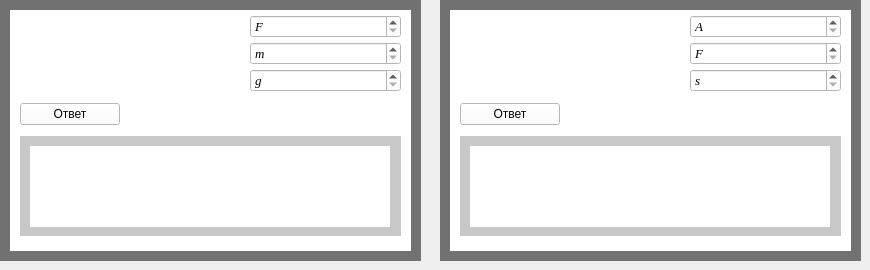
      <widget class="QWidget" name="tab_3">
       <attribute name="title">
        <string>механическая работа</string>
       </attribute>
       <widget class="QWidget" name="widget_21" native="true">
        <property name="geometry">
         <rect>
          <x>0</x>
          <y>0</y>
          <width>421</width>
          <height>261</height>
         </rect>
        </property>
        <property name="styleSheet">
         <string notr="true">background-color: rgb(0, 0, 0);
background-color: rgb(113, 113, 113);</string>
        </property>
        <widget class="QWidget" name="widget_22" native="true">
         <property name="geometry">
          <rect>
           <x>10</x>
           <y>10</y>
           <width>401</width>
           <height>241</height>
          </rect>
         </property>
         <property name="styleSheet">
          <string notr="true">background-color: rgb(255, 255, 255);</string>
         </property>
         <widget class="QWidget" name="verticalLayoutWidget_28">
          <property name="geometry">
           <rect>
            <x>10</x>
            <y>0</y>
            <width>381</width>
            <height>231</height>
           </rect>
          </property>
          <layout class="QVBoxLayout" name="verticalLayout_34">
           <item>
            <layout class="QHBoxLayout" name="horizontalLayout_19">
             <property name="spacing">
              <number>50</number>
             </property>
             <item>
              <widget class="QLabel" name="label_37">
               <property name="minimumSize">
                <size>
                 <width>180</width>
                 <height>0</height>
                </size>
               </property>
               <property name="styleSheet">
                <string notr="true">background-color: rgb(255, 255, 255);</string>
               </property>
               <property name="text">
                <string/>
               </property>
               <property name="pixmap">
                <pixmap>D:/Downloads/Снимок экрана (15).png</pixmap>
               </property>
              </widget>
             </item>
             <item>
              <layout class="QVBoxLayout" name="verticalLayout_13">
               <property name="spacing">
                <number>4</number>
               </property>
               <item>
                <widget class="QSpinBox" name="spinBox_35">
                 <property name="font">
                  <font>
                   <family>Times New Roman</family>
                   <pointsize>10</pointsize>
                   <italic>true</italic>
                  </font>
                 </property>
                 <property name="specialValueText">
                  <string>F</string>
                 </property>
                 <property name="maximum">
                  <number>1000000000</number>
                 </property>
                </widget>
               </item>
               <item>
                <widget class="QSpinBox" name="spinBox_33">
                 <property name="font">
                  <font>
                   <family>Times New Roman</family>
                   <pointsize>10</pointsize>
                   <italic>true</italic>
                  </font>
                 </property>
                 <property name="specialValueText">
                  <string>m</string>
                 </property>
                 <property name="maximum">
                  <number>1000000000</number>
                 </property>
                </widget>
               </item>
               <item>
                <widget class="QSpinBox" name="spinBox_34">
                 <property name="font">
                  <font>
                   <family>Times New Roman</family>
                   <pointsize>10</pointsize>
                   <italic>true</italic>
                  </font>
                 </property>
                 <property name="specialValueText">
                  <string>g</string>
                 </property>
                 <property name="maximum">
                  <number>1000000000</number>
                 </property>
                </widget>
               </item>
              </layout>
             </item>
            </layout>
           </item>
           <item>
            <widget class="QPushButton" name="pushButton_6">
             <property name="minimumSize">
              <size>
               <width>100</width>
               <height>0</height>
              </size>
             </property>
             <property name="maximumSize">
              <size>
               <width>100</width>
               <height>16777215</height>
              </size>
             </property>
             <property name="text">
              <string>Ответ</string>
             </property>
            </widget>
           </item>
           <item>
            <widget class="QWidget" name="widget_67" native="true">
             <property name="minimumSize">
              <size>
               <width>0</width>
               <height>100</height>
              </size>
             </property>
             <property name="maximumSize">
              <size>
               <width>400</width>
               <height>100</height>
              </size>
             </property>
             <property name="styleSheet">
              <string notr="true">background-color: rgb(200, 200, 200);</string>
             </property>
             <widget class="QLabel" name="label_32">
              <property name="geometry">
               <rect>
                <x>10</x>
                <y>10</y>
                <width>360</width>
                <height>81</height>
               </rect>
              </property>
              <property name="minimumSize">
               <size>
                <width>360</width>
                <height>0</height>
               </size>
              </property>
              <property name="maximumSize">
               <size>
                <width>360</width>
                <height>16777215</height>
               </size>
              </property>
              <property name="styleSheet">
               <string notr="true">background-color: rgb(255, 255, 255);</string>
              </property>
              <property name="text">
               <string/>
              </property>
             </widget>
            </widget>
           </item>
          </layout>
         </widget>
        </widget>
       </widget>
       <widget class="QWidget" name="widget_23" native="true">
        <property name="geometry">
         <rect>
          <x>440</x>
          <y>0</y>
          <width>421</width>
          <height>261</height>
         </rect>
        </property>
        <property name="styleSheet">
         <string notr="true">background-color: rgb(0, 0, 0);
background-color: rgb(113, 113, 113);</string>
        </property>
        <widget class="QWidget" name="widget_24" native="true">
         <property name="geometry">
          <rect>
           <x>10</x>
           <y>10</y>
           <width>401</width>
           <height>241</height>
          </rect>
         </property>
         <property name="styleSheet">
          <string notr="true">background-color: rgb(255, 255, 255);</string>
         </property>
         <widget class="QWidget" name="verticalLayoutWidget_29">
          <property name="geometry">
           <rect>
            <x>10</x>
            <y>0</y>
            <width>381</width>
            <height>231</height>
           </rect>
          </property>
          <layout class="QVBoxLayout" name="verticalLayout_35">
           <item>
            <layout class="QHBoxLayout" name="horizontalLayout_20">
             <property name="spacing">
              <number>50</number>
             </property>
             <item>
              <widget class="QLabel" name="label_39">
               <property name="minimumSize">
                <size>
                 <width>180</width>
                 <height>0</height>
                </size>
               </property>
               <property name="styleSheet">
                <string notr="true">background-color: rgb(255, 255, 255);</string>
               </property>
               <property name="text">
                <string/>
               </property>
               <property name="pixmap">
                <pixmap>D:/Downloads/Снимок экрана (17).png</pixmap>
               </property>
              </widget>
             </item>
             <item>
              <layout class="QVBoxLayout" name="verticalLayout_36">
               <property name="spacing">
                <number>4</number>
               </property>
               <item>
                <widget class="QSpinBox" name="spinBox_37">
                 <property name="font">
                  <font>
                   <family>Times New Roman</family>
                   <pointsize>10</pointsize>
                   <italic>true</italic>
                  </font>
                 </property>
                 <property name="specialValueText">
                  <string>A</string>
                 </property>
                 <property name="maximum">
                  <number>1000000000</number>
                 </property>
                </widget>
               </item>
               <item>
                <widget class="QSpinBox" name="spinBox_39">
                 <property name="font">
                  <font>
                   <family>Times New Roman</family>
                   <pointsize>10</pointsize>
                   <italic>true</italic>
                  </font>
                 </property>
                 <property name="specialValueText">
                  <string>F</string>
                 </property>
                 <property name="maximum">
                  <number>1000000000</number>
                 </property>
                </widget>
               </item>
               <item>
                <widget class="QSpinBox" name="spinBox_38">
                 <property name="font">
                  <font>
                   <family>Times New Roman</family>
                   <pointsize>10</pointsize>
                   <italic>true</italic>
                  </font>
                 </property>
                 <property name="specialValueText">
                  <string>s</string>
                 </property>
                 <property name="maximum">
                  <number>1000000000</number>
                 </property>
                </widget>
               </item>
              </layout>
             </item>
            </layout>
           </item>
           <item>
            <widget class="QPushButton" name="pushButton_5">
             <property name="minimumSize">
              <size>
               <width>100</width>
               <height>0</height>
              </size>
             </property>
             <property name="maximumSize">
              <size>
               <width>100</width>
               <height>16777215</height>
              </size>
             </property>
             <property name="text">
              <string>Ответ</string>
             </property>
            </widget>
           </item>
           <item>
            <widget class="QWidget" name="widget_66" native="true">
             <property name="minimumSize">
              <size>
               <width>0</width>
               <height>100</height>
              </size>
             </property>
             <property name="maximumSize">
              <size>
               <width>400</width>
               <height>100</height>
              </size>
             </property>
             <property name="styleSheet">
              <string notr="true">background-color: rgb(200, 200, 200);</string>
             </property>
             <widget class="QLabel" name="label_31">
              <property name="geometry">
               <rect>
                <x>10</x>
                <y>10</y>
                <width>360</width>
                <height>81</height>
               </rect>
              </property>
              <property name="minimumSize">
               <size>
                <width>360</width>
                <height>0</height>
               </size>
              </property>
              <property name="maximumSize">
               <size>
                <width>360</width>
                <height>16777215</height>
               </size>
              </property>
              <property name="styleSheet">
               <string notr="true">background-color: rgb(255, 255, 255);</string>
              </property>
              <property name="text">
               <string/>
              </property>
             </widget>
            </widget>
           </item>
          </layout>
         </widget>
        </widget>
       </widget>
      </widget>
